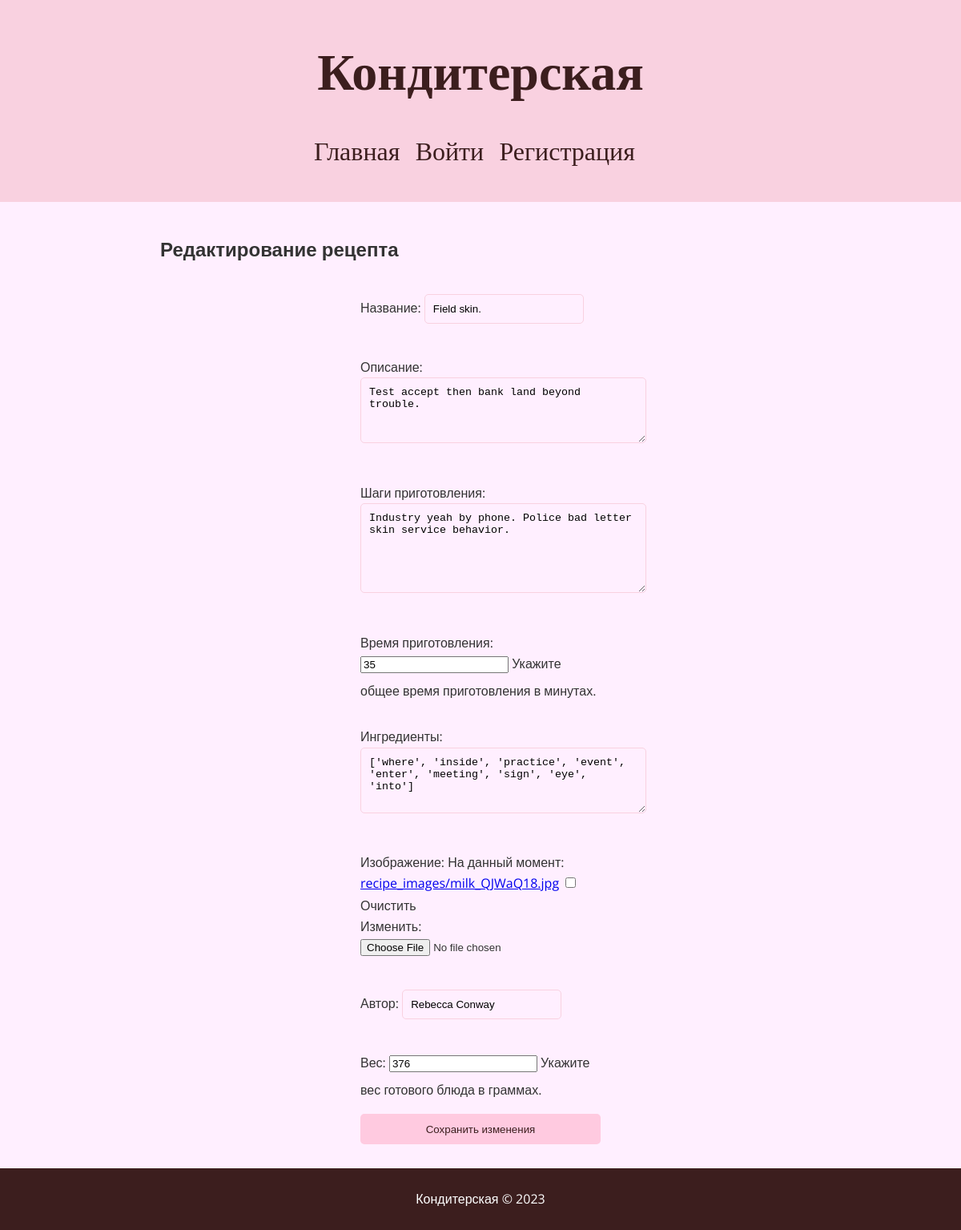
The app's page /recipe/edit/2/ with its own data.
### recipe_webapp/models.py (models this page shows)
class Recipe(models.Model):
    id = models.AutoField(primary_key=True)
    title = models.CharField(max_length=128)
    description = models.TextField()
    preparation_steps = models.TextField()
    cooking_time = models.PositiveIntegerField(help_text="время в минутах")
    ingredients = models.TextField()
    images = models.ImageField(upload_to='recipe_images/', blank=True)
    author = models.CharField(max_length=128)
    weight = models.PositiveIntegerField(help_text="вес в граммах")

### recipe_webapp/views.py (the view)
# urls.py: path('recipe/edit/<int:pk>/', RecipeEditView.as_view(), name='recipe_edit'),
class RecipeEditView(UpdateView):
    model = Recipe
    form_class = RecipeForm
    template_name = 'recipe_edit.html'
    success_url = reverse_lazy('any_recipe')

### Recipe_website/forms.py
class RecipeForm(forms.ModelForm):
    class Meta:
        model = Recipe
        fields = ['title', 'description', 'preparation_steps', 'cooking_time', 'ingredients', 'images', 'author', 'weight']
        labels = {
            'title': 'Название',
            'description': 'Описание',
            'preparation_steps': 'Шаги приготовления',
            'cooking_time': 'Время приготовления',
            'ingredients': 'Ингредиенты',
            'images': 'Изображение',
            'author': 'Автор',
            'weight': 'Вес'
        }
        help_texts = {
            'cooking_time': 'Укажите общее время приготовления в минутах.',
            'weight': 'Укажите вес готового блюда в граммах.'
        }
        widgets = {
            'description': forms.Textarea(attrs={'rows': 4}),
            'preparation_steps': forms.Textarea(attrs={'rows': 6}),
            'ingredients': forms.Textarea(attrs={'rows': 4}),
        }

### templates/recipe_edit.html (shortened to what this page needs)
{% extends 'base.html' %}
{% block content %}
    <h2>Редактирование рецепта</h2>
    <form method="post" enctype="multipart/form-data">
        {{ form.as_p }}
        <button type="submit">Сохранить изменения</button>
    </form>
{% endblock %}

### static/css/style.css (style rules this page uses)
body { font-family: 'Open Sans', sans-serif; line-height: 1.6; margin: 0; padding: 0; background: #ffefff; color: #333; }
form { display: flex; flex-direction: column; max-width: 300px; margin: auto; }
form label, form input, form textarea, form button { margin-bottom: 10px; }
form input[type="text"], form input[type="email"], form input[type="password"], form textarea { padding: 10px; border: 1px solid #f9d1e0; border-radius: 5px; background: #ffefff; }
form button { padding: 10px; border: none; border-radius: 5px; background: #ffcae0; color: #3c1e1e; cursor: pointer; font-family: 'Open Sans', sans-serif; }

### records on screen
Recipe: title "Field skin.", description "Test accept then bank land beyond trouble.", preparation_steps "Industry yeah by phone. Police bad letter skin service behavior.", cooking_time "35", ingredients "['where', 'inside', 'practice', 'event', 'enter', 'meeting', 'sign', 'eye', 'into']", author "Rebecca Conway", weight "376"
